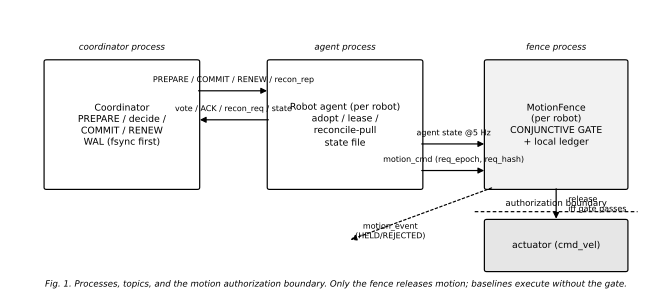

This chart was generated by the following Python code:
"""Fig1: EFRS architecture + authorization boundary (vector source).
Semantics from efrs-t13a/efrs_ros2/{coordinator,robot_agent,motion_fence}.py
and msgspec.py TOPICS. No decorative content.
"""
import matplotlib
matplotlib.use("PDF")
import matplotlib.pyplot as plt
from matplotlib.patches import FancyBboxPatch, FancyArrowPatch

plt.rcParams.update({"font.size": 7, "font.family": "sans-serif"})
fig, ax = plt.subplots(figsize=(7.0, 3.1))
ax.set_xlim(0, 10)
ax.set_ylim(0, 6)
ax.axis("off")


def box(x, y, w, h, text, fc="white", ec="black", fs=7, style=None):
    b = FancyBboxPatch((x, y), w, h, boxstyle="round,pad=0.04",
                       fc=fc, ec=ec, lw=0.9)
    ax.add_patch(b)
    ax.text(x + w / 2, y + h / 2, text, ha="center", va="center",
            fontsize=fs, linespacing=1.25)
    return b


def arrow(x1, y1, x2, y2, label=None, ls="-", lw=0.9):
    a = FancyArrowPatch((x1, y1), (x2, y2), arrowstyle="-|>",
                        mutation_scale=9, lw=lw, linestyle=ls,
                        color="black", shrinkA=1, shrinkB=2)
    ax.add_patch(a)
    if label:
        ax.text((x1 + x2) / 2, (y1 + y2) / 2 + 0.14, label, ha="center",
                va="bottom", fontsize=6)


# Coordinator (left)
box(0.2, 2.2, 2.5, 2.6,
    "Coordinator\nPREPARE / decide /\nCOMMIT / RENEW\nWAL (fsync first)", fs=7)
ax.text(1.45, 5.05, "coordinator process", ha="center", fontsize=6.5,
        style="italic")
# Robot agent (middle)
box(3.9, 2.2, 2.5, 2.6,
    "Robot agent (per robot)\nadopt / lease /\nreconcile-pull\nstate file", fs=7)
ax.text(5.15, 5.05, "agent process", ha="center", fontsize=6.5,
        style="italic")
# MotionFence (right)
box(7.5, 2.2, 2.3, 2.6,
    "MotionFence\n(per robot)\nCONJUNCTIVE GATE\n+ local ledger", fs=7,
    fc="#f2f2f2")
ax.text(8.65, 5.05, "fence process", ha="center", fontsize=6.5,
        style="italic")
# Actuator sink
box(7.5, 0.5, 2.3, 1.0, "actuator (cmd_vel)", fs=7, fc="#e6e6e6")

# Authorization boundary (dashed red line between fence and actuator)
ax.plot([7.3, 10.0], [1.7, 1.7], color="black", lw=0.9, ls=(0, (3, 2)))
ax.text(8.65, 1.82, "authorization boundary", ha="center", fontsize=6.5)

# Message arrows coordinator<->agent
arrow(2.7, 4.2, 3.9, 4.2, "PREPARE / COMMIT / RENEW / recon_rep")
arrow(3.9, 3.6, 2.7, 3.6, "vote / ACK / recon_req / state")
# agent -> fence (state)
arrow(6.4, 3.1, 7.5, 3.1, "agent state @5 Hz")
# motion commands into fence
arrow(6.4, 2.55, 7.5, 2.55, "motion_cmd (req_epoch, req_hash)")
# fence -> actuator
arrow(8.65, 2.2, 8.65, 1.5, None)
ax.text(8.85, 1.85, "release\niff gate passes", fontsize=6,
        va="center")
# fence events downward-left (log)
arrow(7.6, 2.2, 5.2, 1.1, None, ls=(0, (2, 2)))
ax.text(5.9, 1.15, "motion_event\n(HELD/REJECTED)", fontsize=6,
        ha="center")

ax.text(5.0, 0.15,
        "Fig. 1. Processes, topics, and the motion authorization boundary. "
        "Only the fence releases motion; baselines execute without the gate.",
        ha="center", fontsize=6.5, style="italic")
fig.tight_layout(pad=0.4)
fig.savefig("/Users/yulecai/Desktop/RuleSync-Fleet/efrs-paper/figures/fig1_architecture.pdf")
fig.savefig("/Users/yulecai/Desktop/RuleSync-Fleet/efrs-paper/figures/fig1_architecture.svg")
print("fig1 ok")
